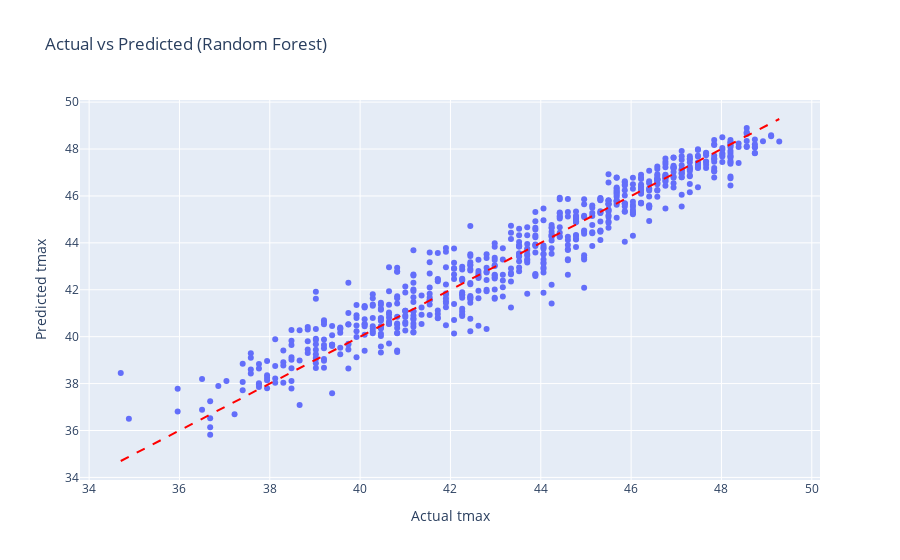

The notebook cell this image was saved under:
### Code cell
# Actual vs Predicted
fig = px.scatter(
    x=y_test,
    y=y_pred,
    title='Actual vs Predicted (Random Forest)',
    labels={'x': 'Actual tmax', 'y': 'Predicted tmax'}
)

min_val = min(y_test.min(), y_pred.min())
max_val = max(y_test.max(), y_pred.max())

fig.add_trace(go.Scatter(
    x=[min_val, max_val],
    y=[min_val, max_val],
    mode='lines',
    line=dict(color='red', dash='dash'),
    showlegend=False
))

fig.write_html('rf_reports/figures/actual_vs_predicted.html')
fig.show()
print("✓ Created actual vs predicted visualization")

### Figure 1 — Plotly figure (JSON) as saved in the notebook; plotly's stock layout.template omitted (floating-point values rounded to 4 significant figures; data arrays with more than 128 entries replaced by an {"elided": "..."} marker saying what was removed)
{"data": [{"hovertemplate": "Actual tmax=%{x}<br>Predicted tmax=%{y}<extra></extra>", "legendgroup": "", "marker": {"color": "#636efa", "symbol": "circle"}, "mode": "markers", "name": "", "orientation": "v", "showlegend": false, "type": "scatter", "x": {"elided": "658 float values"}, "xaxis": "x", "y": {"elided": "658 float values"}, "yaxis": "y"}, {"line": {"color": "red", "dash": "dash"}, "mode": "lines", "showlegend": false, "type": "scatter", "x": [34.7, 49.28], "y": [34.7, 49.28]}], "layout": {"legend": {"tracegroupgap": 0}, "title": {"text": "Actual vs Predicted (Random Forest)"}, "xaxis": {"anchor": "y", "domain": [0, 1], "title": {"text": "Actual tmax"}}, "yaxis": {"anchor": "x", "domain": [0, 1], "title": {"text": "Predicted tmax"}}}}
